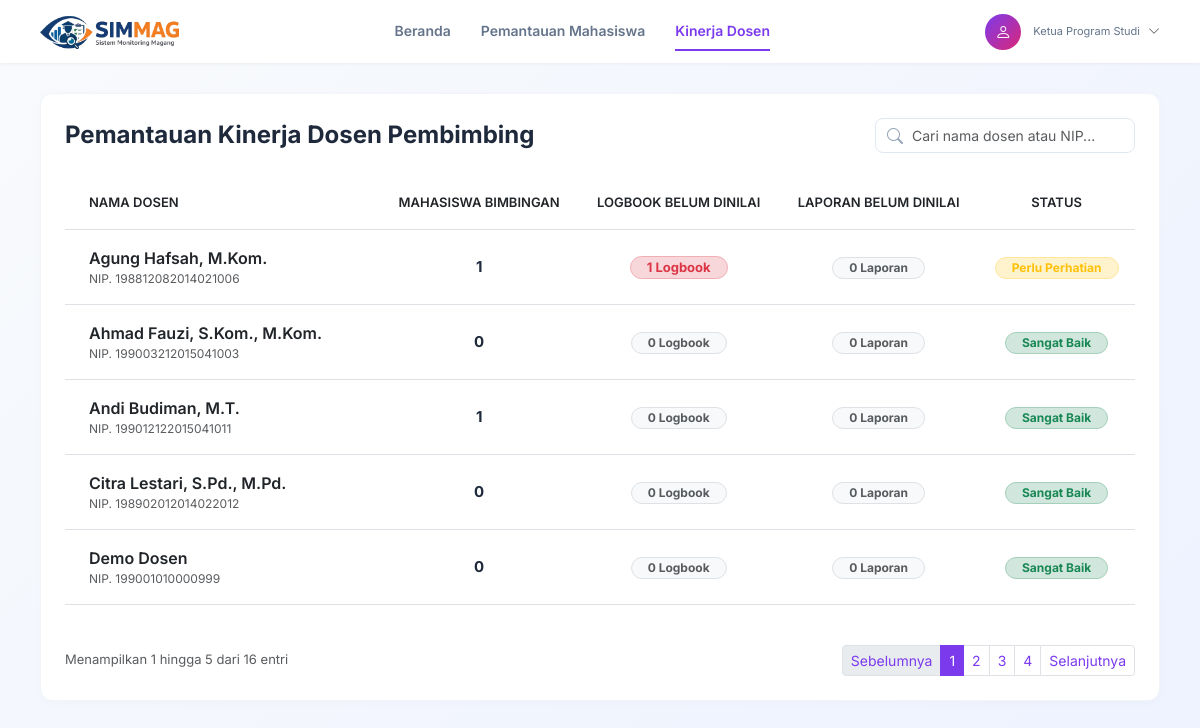
/kaprodi/pemantauan_dosen.php (signed in), run on the app's committed database.
### tables this page shows
CREATE TABLE `dosen` (
  `id_dosen` int(11) NOT NULL,
  `NIP` varchar(20) NOT NULL,
  `NIDN` varchar(20) NOT NULL,
  `nama` varchar(100) NOT NULL,
  `email` varchar(100) NOT NULL,
  `password` varchar(255) NOT NULL,
  `status` varchar(20) DEFAULT 'Aktif',
  `no_hp` varchar(20) DEFAULT NULL
);

### config/paging.php (called while the page is built, shortened)
<?php
$page_active = $_GET['page'] ?? 1;
$limit = $limit ?? 5;
$offset = ($page_active - 1) * $limit;
?>

### kaprodi/pemantauan_dosen.php (the view, shortened to what this page needs)
<?php
$db = new Database();
$conn = $db->getConnection();
$page = "pemantauan_dosen";
$search = $_GET['search'] ?? '';
include '../config/paging.php';
$query = "
    SELECT
        d.id_dosen,
        d.nama,
        d.NIP,
        (SELECT COUNT(DISTINCT p2.id_mahasiswa) FROM pendaftaran_magang p2 WHERE p2.id_dosen = d.id_dosen) AS total_bimbingan,
        COUNT(DISTINCT CASE WHEN lh.status = 'Menunggu' THEN lh.id_laporan_harian END) AS total_logbook,
        COUNT(DISTINCT CASE WHEN la.status_review = 'Menunggu' THEN la.id_laporan_akhir END) AS total_laporan
    FROM dosen d
    LEFT JOIN pendaftaran_magang pm ON d.id_dosen = pm.id_dosen
    LEFT JOIN laporan_harian lh ON pm.id_mahasiswa = lh.id_mahasiswa
    LEFT JOIN laporan_akhir la ON pm.id_mahasiswa = la.id_mahasiswa
    WHERE 1=1
";
$params = [];
$query .= "
    GROUP BY d.id_dosen
    ORDER BY d.nama ASC
    LIMIT $limit
    OFFSET $offset
";
$stmtDosen = $conn->prepare($query);
$stmtDosen->execute($params);
$data_dosen = $stmtDosen->fetchAll(PDO::FETCH_ASSOC);
?>
<!DOCTYPE html>
<html lang="id">
<head>
    <link href="https://cdn.jsdelivr.net/npm/bootstrap@5.3.0/dist/css/bootstrap.min.css" rel="stylesheet">
    <link href="https://cdn.jsdelivr.net/npm/bootstrap-icons/font/bootstrap-icons.css" rel="stylesheet">
    <link rel="stylesheet" href="assets/css/kaprodi.css">
    <link rel="stylesheet" href="assets/css/pemantauan.css">
</head>
<body>
    <div class="top-navbar">
        <div class="navbar-brand">
            <img src="../mahasiswa/assets/logo.png" alt="SIMMAG">
        </div>
        <div class="nav-center">
            <a href="dashboard.php" class="<?= ($page == 'dashboard') ? 'active' : '' ?>">Beranda</a>
            <a href="monitoring_mahasiswa.php" class="<?= ($page == 'monitoring_mahasiswa') ? 'active' : '' ?>">Pemantauan Mahasiswa</a>
            <a href="pemantauan_dosen.php" class="<?= ($page == 'pemantauan_dosen') ? 'active' : '' ?>">Kinerja Dosen</a>
        </div>
        <div class="nav-right">
            <div class="profile-section">
                <div class="profile-wrapper">
                    <div class="profile-info" id="profileToggle">
                        <div class="profile-avatar"><i class="bi bi-person"></i></div>
                        <div class="profile-text">
                            <div class="role">Ketua Program Studi</div>
                        </div>
                        <i class="bi bi-chevron-down ms-2 text-muted chevron-icon"></i>
                    </div>
                </div>
            </div>
        </div>
    </div>
    <div class="main-container">
        <div class="table-card">
            <div class="d-flex justify-content-between align-items-center mb-4 flex-wrap gap-3">
                <h4 class="mb-0 fw-bold page-title">Pemantauan Kinerja Dosen Pembimbing</h4>
                <form method="GET" class="filter-section">
                    <div class="search-box">
                        <i class="bi bi-search"></i>
                        <input type="text" name="search" class="form-control" placeholder="Cari nama dosen atau NIP..." value="<?= htmlspecialchars($search) ?>" onchange="this.form.submit()">
                    </div>
                </form>
            </div>
            <div class="table-responsive">
                <table class="table table-hover align-middle">
                    <thead>
                        <tr>
                            <th class="py-3 px-4">Nama Dosen</th>
                            <th class="py-3 text-center">Mahasiswa Bimbingan</th>
                            <th class="py-3 text-center">Logbook Belum Dinilai</th>
                            <th class="py-3 text-center">Laporan Belum Dinilai</th>
                            <th class="py-3 text-center">Status</th>
                        </tr>
                    </thead>
                    <tbody>
                        <?php foreach ($data_dosen as $dosen): ?>
                            <?php
                            $status = 'Sangat Baik';
                            $statusClass = 'bg-success-subtle text-success border-success-subtle';
                            if ($dosen['total_logbook'] > 0 || $dosen['total_laporan'] > 0) {
                                $status = 'Perlu Perhatian';
                                $statusClass = 'bg-warning-subtle text-warning border-warning-subtle';
                            }
                            ?>
                            <tr>
                                <td class="px-4 py-3">
                                    <div class="fw-semibold text-dark"><?= $dosen['nama'] ?></div>
                                    <div class="text-muted sub-text">NIP. <?= $dosen['NIP'] ?></div>
                                </td>
                                <td class="py-3 text-center">
                                    <span class="fw-bold bimbingan-count"><?= $dosen['total_bimbingan'] ?></span>
                                </td>
                                <td class="py-3 text-center">
                                    <?php if ($dosen['total_logbook'] > 0): ?>
                                        <span class="badge bg-danger-subtle text-danger border border-danger-subtle px-3 py-1 rounded-pill badge-lg">
                                            <?= $dosen['total_logbook'] ?> Logbook
                                        </span>
                                    <?php else: ?>
                                        <span class="badge bg-light text-muted border px-3 py-1 rounded-pill">
                                            0 Logbook
                                        </span>
                                    <?php endif; ?>
                                </td>
                                <td class="py-3 text-center">
                                    <?php if ($dosen['total_laporan'] > 0): ?>
                                        <span class="badge bg-danger-subtle text-danger border border-danger-subtle px-3 py-1 rounded-pill badge-lg">
                                            <?= $dosen['total_laporan'] ?> Laporan
                                        </span>
                                    <?php else: ?>
                                        <span class="badge bg-light text-muted border px-3 py-1 rounded-pill">
                                            0 Laporan
                                        </span>
                                    <?php endif; ?>
                                </td>
                                <td class="py-3 text-center">
                                    <span class="badge <?= $statusClass ?> border px-3 py-1 rounded-pill">
                                        <?= $status ?>
                                    </span>
                                </td>
                            </tr>
                        <?php endforeach; ?>
                    </tbody>
                </table>
            </div>
            <?php include '../config/pagination.php'; ?>
        </div>
    </div>
</body>
</html>

### kaprodi/assets/css/kaprodi.css (style rules this page uses)
body { font-family: 'Inter', sans-serif; background: linear-gradient(135deg, #f8fafc 0%, #eef2ff 100%); color: #1e293b; min-height: 100vh; margin: 0; padding: 0; }
.top-navbar { background-color: #ffffff; padding: 12px 40px; display: flex; align-items: center; justify-content: space-between; box-shadow: 0 1px 3px rgba(0,0,0,0.05); }
.navbar-brand img { height: 35px; }
.nav-center { display: flex; gap: 30px; }
.nav-center a { color: #64748b; text-decoration: none; font-weight: 600; font-size: 14px; padding: 8px 0; border-bottom: 2px solid transparent; transition: all 0.2s; }
.nav-center a:hover, .nav-center a.active { color: #7c3aed; border-bottom: 2px solid #7c3aed; }
.nav-right { display: flex; align-items: center; gap: 20px; }
.profile-section { display: flex; align-items: center; }
.profile-info { display: flex; align-items: center; cursor: pointer; }
.profile-avatar { width: 36px; height: 36px; border-radius: 50%; background: linear-gradient(135deg, #7c3aed, #db2777); color: white; display: flex; align-items: center; justify-content: center; font-size: 16px; margin-right: 12px; }
.profile-text { line-height: 1.2; }
.profile-text .role { font-size: 11px; color: #64748b; }
.profile-wrapper { position: relative; }
.main-container { padding: 30px 40px; max-width: 1400px; margin: 0 auto; }
.table-card { background: white; border-radius: 12px; padding: 24px; box-shadow: 0 2px 10px rgba(0,0,0,0.02); border: 1px solid #f1f5f9; }
.search-box { position: relative; max-width: 300px; }
.search-box .form-control { border-radius: 8px; padding-left: 36px; border: 1px solid #e2e8f0; font-size: 14px; }
.search-box i { position: absolute; left: 12px; top: 50%; transform: translateY(-50%); color: #94a3b8; }
.filter-section { display: flex; gap: 15px; align-items: center; }
.chevron-icon { font-size: 12px; }

### kaprodi/assets/css/pemantauan.css (style rules this page uses)
.table thead { background-color: #f8fafc; color: #64748b; font-size: 13px; text-transform: uppercase; }
.table thead th { font-weight: 600; }
.table thead th:first-child { border-radius: 8px 0 0 8px; }
.table thead th:last-child { border-radius: 0 8px 8px 0; }
.table tbody .sub-text { font-size: 12px; }
.bimbingan-count { font-size: 15px; color: #1e293b; }
.badge-lg { font-size: 13px; }
.page-title { color: #1e293b; }

### data on the page
dosen: nama "Agung Hafsah, M.Kom.", NIP "198812082014021006", total_bimbingan "1", total_logbook "1", status "Perlu Perhatian"
dosen: nama "Ahmad Fauzi, S.Kom., M.Kom.", NIP "199003212015041003", total_bimbingan "0", shows "0 Logbook", status "Sangat Baik"
dosen: nama "Andi Budiman, M.T.", NIP "199012122015041011", total_bimbingan "1", shows "0 Logbook", status "Sangat Baik"
dosen: nama "Citra Lestari, S.Pd., M.Pd.", NIP "198902012014022012", total_bimbingan "0", shows "0 Logbook", status "Sangat Baik"
dosen: nama "Demo Dosen", NIP "199001010000999", total_bimbingan "0", shows "0 Logbook", status "Sangat Baik"

### other printed values
$start_data "1"
$end_data "5"
$total_data "16"
